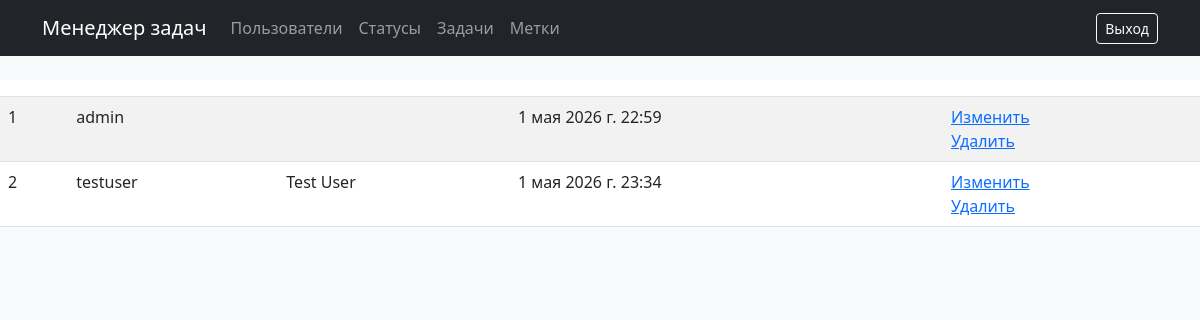
Screenshot of /users/ (signed in) with the database file from the repository.
### users/models.py (models this page shows)
class User(AbstractUser):
    def __str__(self):
        return self.get_full_name()

### users/views.py (the view)
# urls.py: path("", UsersList.as_view(), name="list"),
class UsersList(ListView):
    model = get_user_model()
    template_name = _TEMPLATE_USERS_INDEX
    context_object_name = "users"
    extra_context = {
        **_UI_ACTIONS,
    }

### task_manager/templates/users/index.html (shortened to what this page needs)
{% extends 'layout.html' %}
{% load django_bootstrap5 %}
{% block content %}
<table class="table table-striped">
    <thead>
      <tr>
        <th>{{ ID }}</th>
        <th>{{ username }}</th>
        <th>{{ full_name }}</th>
        <th>{{ created_at }}</th>
        <th></th>
      </tr>
    </thead>
    <tbody>
        {% for user in users %}
        <tr>
          <td>{{ user.id }}</td>
          <td>{{ user.username }}</td>
          <td>{{ user.get_full_name }}</td>
          <td>{{ user.date_joined }}</td>
          <td>
            <a href="{% url 'users:update' user.id %}">{{ edit }}</a>
            <br>
            <a href="{% url 'users:delete' user.id %}">{{ delete }}</a>
          </td>
        </tr>
        {% endfor %}
    </tbody>
  </table>
  {% endblock %}

### rows the page displays
User: id "1", username "admin", date_joined "1 мая 2026 г. 22:59", edit "Изменить", delete "Удалить"
User: id "2", username "testuser", get_full_name "Test User", date_joined "1 мая 2026 г. 23:34", edit "Изменить", delete "Удалить"
